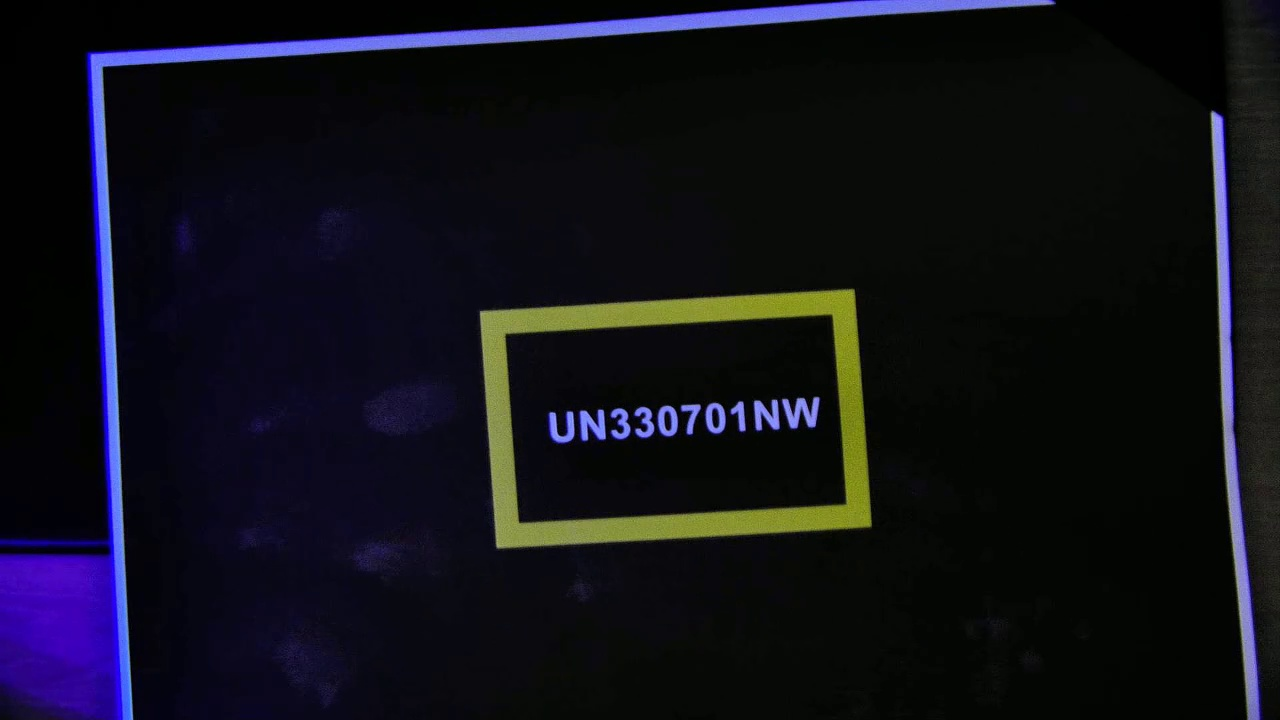
#> input picture jetson_orin_version/reference.jpg, 1280 x 720 px
$ python -i uv_ocr_watch_rectify_with_analysis.py   (imports and definitions only)
#> lines starting #> are read from the running program, lines starting #| are printed output that depends on the picture; after the words box and inside, x2 and y2 are one past the last pixel; in counts of white or black regions, pixels touching at a corner belong together
import os, time, csv, json, glob
import cv2
import numpy as np
import pyodbc

INPUT_DIR = "temp"
OUTPUT_DIR = "temp_out"
DEBUG_DIR = os.path.join(OUTPUT_DIR, "debug")
CSV_PATH = os.path.join(OUTPUT_DIR, "alignment_results.csv")
BASELINE_PATH = os.path.join(OUTPUT_DIR, "_baseline.json")

GREEN_STRICT = ((40, 60, 40), (85, 255, 255))
GREEN_RELAX  = ((30, 40, 30), (95, 255, 255))

def _log(msg):
    print(time.strftime("[%Y-%m-%d %H:%M:%S] "), msg)

# [51 lines left out: functions order_points, four_point_transform_with_margin, find_quad, not called in this run]

def enforce_landscape(img):
    return cv2.rotate(img, cv2.ROTATE_90_CLOCKWISE) if img.shape[0] > img.shape[1] else img

# [20 lines left out: function rectify_one, not called in this run]


def _largest_rect(mask):
    cnts, _ = cv2.findContours(mask, cv2.RETR_EXTERNAL, cv2.CHAIN_APPROX_SIMPLE)
    if not cnts:
        return None, None
    c = max(cnts, key=cv2.contourArea)
    x, y, w, h = cv2.boundingRect(c)
    return c, (x, y, w, h)

def _save_debug(img, path):
    try:
        cv2.imwrite(path, img)
    except Exception:
        pass

def _detect_frame_rect(img_bgr, hsv, debug_prefix=None):
    k = np.ones((7,7), np.uint8)

    lower, upper = np.array(GREEN_STRICT[0]), np.array(GREEN_STRICT[1])
    mask1 = cv2.morphologyEx(cv2.inRange(hsv, lower, upper), cv2.MORPH_CLOSE, k, iterations=1)
    _, rect = _largest_rect(mask1)
    if rect is not None and rect[2]*rect[3] > 1000:
        if debug_prefix: _save_debug(mask1, os.path.join(DEBUG_DIR, f"{debug_prefix}_frame_strict.png"))
        return rect

    lower, upper = np.array(GREEN_RELAX[0]), np.array(GREEN_RELAX[1])
    mask2 = cv2.morphologyEx(cv2.inRange(hsv, lower, upper), cv2.MORPH_CLOSE, k, iterations=1)
    _, rect = _largest_rect(mask2)
    if rect is not None and rect[2]*rect[3] > 1000:
        if debug_prefix: _save_debug(mask2, os.path.join(DEBUG_DIR, f"{debug_prefix}_frame_relax.png"))
        return rect

    # grayscale fallback
    gray = cv2.cvtColor(img_bgr, cv2.COLOR_BGR2GRAY)
    thr = cv2.threshold(gray, 0, 255, cv2.THRESH_OTSU)[1]
    thr = cv2.morphologyEx(thr, cv2.MORPH_CLOSE, k, iterations=2)
    _, rect = _largest_rect(thr)
    if rect is not None and rect[2]*rect[3] > 1000:
        if debug_prefix: _save_debug(thr, os.path.join(DEBUG_DIR, f"{debug_prefix}_frame_fallback.png"))
        return rect
    return None

def _shrink_rect(x,y,w,h, inset):
    nx = x + inset
    ny = y + inset
    nw = max(1, w - 2*inset)
    nh = max(1, h - 2*inset)
    return nx, ny, nw, nh

def _detect_panel_inside_frame(img_bgr, frame_rect, debug_prefix=None):
    x,y,w,h = frame_rect
    roi = img_bgr[y:y+h, x:x+w]
    if roi.size == 0:
        return None
    hsv = cv2.cvtColor(roi, cv2.COLOR_BGR2HSV)
    V = hsv[:,:,2]

    # Otsu bright vs dark, we want dark
    _, otsu_bin = cv2.threshold(V, 0, 255, cv2.THRESH_BINARY+cv2.THRESH_OTSU)  # bright=255
    dark1 = cv2.bitwise_not(otsu_bin)
    # Absolute low-V threshold as backup
    dark2 = cv2.inRange(V, 0, min(90, int(_+20)))
    mask = cv2.bitwise_or(dark1, dark2)

    k = np.ones((7,7), np.uint8)
    mask = cv2.morphologyEx(mask, cv2.MORPH_CLOSE, k, iterations=2)
    # pull away from bright border
    mask = cv2.erode(mask, np.ones((5,5), np.uint8), iterations=1)

    _, rect = _largest_rect(mask)
    if rect is None:
        return None

    px,py,pw,ph = rect

    # enforce: panel must be inside frame with margins
    if not (px>2 and py>2 and px+pw < w-2 and py+ph < h-2):
        # if touching borders too much, shrink heuristically
        px,py,pw,ph = max(2,px), max(2,py), min(w-4, pw), min(h-4, ph)

    # shrink panel to avoid border bleed
    inset = max(4, int(0.04*min(pw,ph)))
    sx,sy,sw,sh = _shrink_rect(px,py,pw,ph, inset)

    if debug_prefix:
        _save_debug(mask, os.path.join(DEBUG_DIR, f"{debug_prefix}_panel_mask.png"))
    return (x+sx, y+sy, sw, sh)

def _tighten_proj(bin_img, axis=0, min_frac=0.05):
    counts = (bin_img > 0).sum(axis=axis)
    length = bin_img.shape[1-axis]
    thresh = max(1, int(round(min_frac * length)))
    idx = np.where(counts >= thresh)[0]
    if idx.size == 0:
        return 0, bin_img.shape[1] if axis==0 else bin_img.shape[0]
    start, end = int(idx[0]), int(idx[-1])
    return start, end+1

def _detect_text_in_panel(img_bgr, panel_rect, debug_prefix=None):
    x,y,w,h = panel_rect
    roi = img_bgr[y:y+h, x:x+w]
    if roi.size == 0:
        return None, None

    gray = cv2.cvtColor(roi, cv2.COLOR_BGR2GRAY)
    clahe = cv2.createCLAHE(clipLimit=2.0, tileGridSize=(8,8))
    gray_c = clahe.apply(gray)

    bin_ad = cv2.adaptiveThreshold(gray_c, 255, cv2.ADAPTIVE_THRESH_GAUSSIAN_C,
                                   cv2.THRESH_BINARY, 31, -5)
    _, bin_ot = cv2.threshold(gray_c, 0, 255, cv2.THRESH_BINARY+cv2.THRESH_OTSU)
    bin_union = cv2.bitwise_or(bin_ad, bin_ot)

    # Clean noise
    bin_clean = cv2.morphologyEx(bin_union, cv2.MORPH_OPEN, cv2.getStructuringElement(cv2.MORPH_RECT,(3,3)), iterations=1)

    # Connect characters horizontally
    k_w = max(7, int(0.18 * h))
    dil = cv2.dilate(bin_clean, cv2.getStructuringElement(cv2.MORPH_RECT,(k_w,3)), iterations=1)

    # find multiple candidates
    cnts, _ = cv2.findContours(dil, cv2.RETR_EXTERNAL, cv2.CHAIN_APPROX_SIMPLE)
    if not cnts:
        if debug_prefix:
            _save_debug(bin_clean, os.path.join(DEBUG_DIR, f"{debug_prefix}_text_bin.png"))
            _save_debug(dil,       os.path.join(DEBUG_DIR, f"{debug_prefix}_text_dil.png"))
        return None, None

    panel_cy = h/2.0
    best_score, best_rect = -1, None
    for c in cnts:
        x0,y0,w0,h0 = cv2.boundingRect(c)
        area = w0*h0
        hf = h0/float(h)
        wf = w0/float(w)
        ar = w0/float(max(1,h0))

        # hard constraints
        if area < 0.01*w*h or area > 0.40*w*h:   # 不要太小/太大
            continue
        if not (0.10 <= hf <= 0.40):             # 文字高度相對面板
            continue
        if wf < 0.25:                            # 需要夠寬
            continue
        if ar < 2.0:                             # 長寬比需大於 2
            continue

        # center preference
        cy = y0 + h0/2.0
        center_score = 1.0 - min(1.0, abs(cy - panel_cy)/(h/2.0))
        width_score  = min(1.0, wf/0.8)          # 越寬越好，0.8 封頂
        height_score = 1.0 - abs(hf - 0.22)/0.22 # 偏好 ~22% 高
        score = 0.5*center_score + 0.35*width_score + 0.15*max(0.0,height_score)
        if score > best_score:
            best_score, best_rect = score, (x0,y0,w0,h0)

    if best_rect is None:
        c = max(cnts, key=cv2.contourArea)
        best_rect = cv2.boundingRect(c)

    tx,ty,tw,th = best_rect

    # tighten via projections
    y0,y1 = _tighten_proj(bin_clean[ty:ty+th, tx:tx+tw], axis=1, min_frac=0.06)
    ty2,th2 = ty+y0, max(1, y1-y0)
    x0,x1 = _tighten_proj(dil[ty2:ty2+th2, tx:tx+tw], axis=0, min_frac=0.06)
    tx2,tw2 = tx+x0, max(1, x1-x0)

    # clamp to panel
    fx = x + max(0, min(tx2, w-1))
    fy = y + max(0, min(ty2, h-1))
    fw = min(w - (fx - x), tw2)
    fh = min(h - (fy - y), th2)

    if debug_prefix:
        _save_debug(bin_clean, os.path.join(DEBUG_DIR, f"{debug_prefix}_text_bin.png"))
        _save_debug(dil,       os.path.join(DEBUG_DIR, f"{debug_prefix}_text_dil.png"))

    return (fx, fy, fw, fh), dil


def detect_rois(img_bgr, debug_prefix=None):
    os.makedirs(DEBUG_DIR, exist_ok=True)
    hsv = cv2.cvtColor(img_bgr, cv2.COLOR_BGR2HSV)

    frame_rect = _detect_frame_rect(img_bgr, hsv, debug_prefix=debug_prefix)
    if frame_rect is None:
        return None

    panel_rect = _detect_panel_inside_frame(img_bgr, frame_rect, debug_prefix=debug_prefix)
    if panel_rect is None:
        return None

    text_rect, _ = _detect_text_in_panel(img_bgr, panel_rect, debug_prefix=debug_prefix)
    if text_rect is None:
        return None

    x_p, y_p, w_p, h_p = frame_rect
    x_t, y_t, w_t, h_t = text_rect

    top_gap    = y_t - y_p
    left_gap   = x_t - x_p
    right_gap  = (x_p + w_p) - (x_t + w_t)
    bottom_gap = (y_p + h_p) - (y_t + h_t)

    rgb = cv2.cvtColor(img_bgr, cv2.COLOR_BGR2RGB)

    return {
        "rgb": rgb,
        "x_p": x_p, "y_p": y_p, "w_p": w_p, "h_p": h_p,
        "x_t": x_t, "y_t": y_t, "w_t": w_t, "h_t": h_t,
        "top_gap": top_gap, "left_gap": left_gap,
        "right_gap": right_gap, "bottom_gap": bottom_gap
    }


def annotate_and_save(result, out_path):
    rgb = result["rgb"].copy()
    x_p,y_p,w_p,h_p = result["x_p"], result["y_p"], result["w_p"], result["h_p"]
    x_t,y_t,w_t,h_t = result["x_t"], result["y_t"], result["w_t"], result["h_t"]
    top_gap,left_gap = result["top_gap"], result["left_gap"]
    right_gap,bottom_gap = result["right_gap"], result["bottom_gap"]

    cv2.rectangle(rgb, (x_p, y_p), (x_p + w_p, y_p + h_p), (0, 255, 0), 3)
    cv2.rectangle(rgb, (x_t, y_t), (x_t + w_t, y_t + h_t), (255, 0, 0), 3)

    font = cv2.FONT_HERSHEY_SIMPLEX
    cv2.putText(rgb, f"top: {top_gap}", (x_t, y_t - 20), font, 0.6, (0, 0, 0), 2)
    cv2.putText(rgb, f"left: {left_gap}", (x_t - 120, y_t + int(h_t / 2)), font, 0.6, (0, 0, 0), 2)
    cv2.putText(rgb, f"right: {right_gap}", (x_t + w_t + 10, y_t + int(h_t / 2)), font, 0.6, (0, 0, 0), 2)
    cv2.putText(rgb, f"bottom: {bottom_gap}", (x_t, y_t + h_t + 30), font, 0.6, (0, 0, 0), 2)

    cv2.putText(rgb, f"Text ROI: {w_t}x{h_t}", (x_t, y_t - 40), font, 0.6, (255, 0, 0), 2)
    cv2.putText(rgb, f"Green ROI: {w_p}x{h_p}", (x_p, y_p - 10), font, 0.6, (0, 128, 0), 2)

    bgr = cv2.cvtColor(rgb, cv2.COLOR_RGB2BGR)
    cv2.imwrite(out_path, bgr)

def compute_baseline(result):
    h_p = result["h_p"]; w_p = result["w_p"]
    h_t = result["h_t"]
    top_gap = result["top_gap"]
    left_gap = result["left_gap"]

    top_ratio = top_gap / h_p if h_p != 0 else 0.0
    left_ratio = left_gap / w_p if w_p != 0 else 0.0
    no_rotate_h = h_t
    return top_ratio, left_ratio, no_rotate_h

def analyze_against_baseline(result, baseline):
    h_p = result["h_p"]; w_p = result["w_p"]
    h_t = result["h_t"]
    top_gap = result["top_gap"]; left_gap = result["left_gap"]

    base_top_ratio = baseline["top_ratio"]
    base_left_ratio = baseline["left_ratio"]
    base_no_rotate_h = baseline["no_rotate_h"]

    expected_top = h_p * base_top_ratio
    expected_left = w_p * base_left_ratio

    delta_v = top_gap - expected_top
    v_shift = 0 if abs(delta_v) < 1e-6 else (int(round(abs(delta_v))) * (1 if delta_v > 0 else -1))

    delta_h = left_gap - expected_left
    h_shift = 0 if abs(delta_h) < 1e-6 else (int(round(abs(delta_h))) * (-1 if delta_h > 0 else 1))

    rotate_flag = 0 if (base_no_rotate_h - 6) <= h_t <= (base_no_rotate_h + 6) else 1
    return v_shift, h_shift, rotate_flag


def wait_until_stable(path, checks=3, interval=0.3, max_tries=60):
    last = -1; stable = 0
    for _ in range(max_tries):
        if not os.path.exists(path):
            time.sleep(interval); continue
        sz = os.path.getsize(path)
        if sz == last and sz > 0:
            stable += 1
            if stable >= checks:
                return True
        else:
            stable = 0; last = sz
        time.sleep(interval)
    return False

# [42 lines left out: functions clean_start, process_image_file, not called in this run]

def analyze_output_file(out_path):
#> called with out_path = '../reference.jpg'
    if not wait_until_stable(out_path):
        _log(f"[WAIT] 輸出檔案尚未穩定：{os.path.basename(out_path)}"); return

    img = cv2.imread(out_path)
#> img is the input picture: shape (720, 1280, 3); mean B, G, R 24.4, 16.1, 16.1
    if img is None:
        _log(f"[ERROR] 讀取失敗：{out_path}"); return

    fname = os.path.basename(out_path)
    stem = os.path.splitext(fname)[0]

    res = detect_rois(img, debug_prefix=stem)
#> in _detect_frame_rect, `mask1 = cv2.morphologyEx(cv2.inRange(hsv, lower, upper), cv2.MORPH_CLO..`:
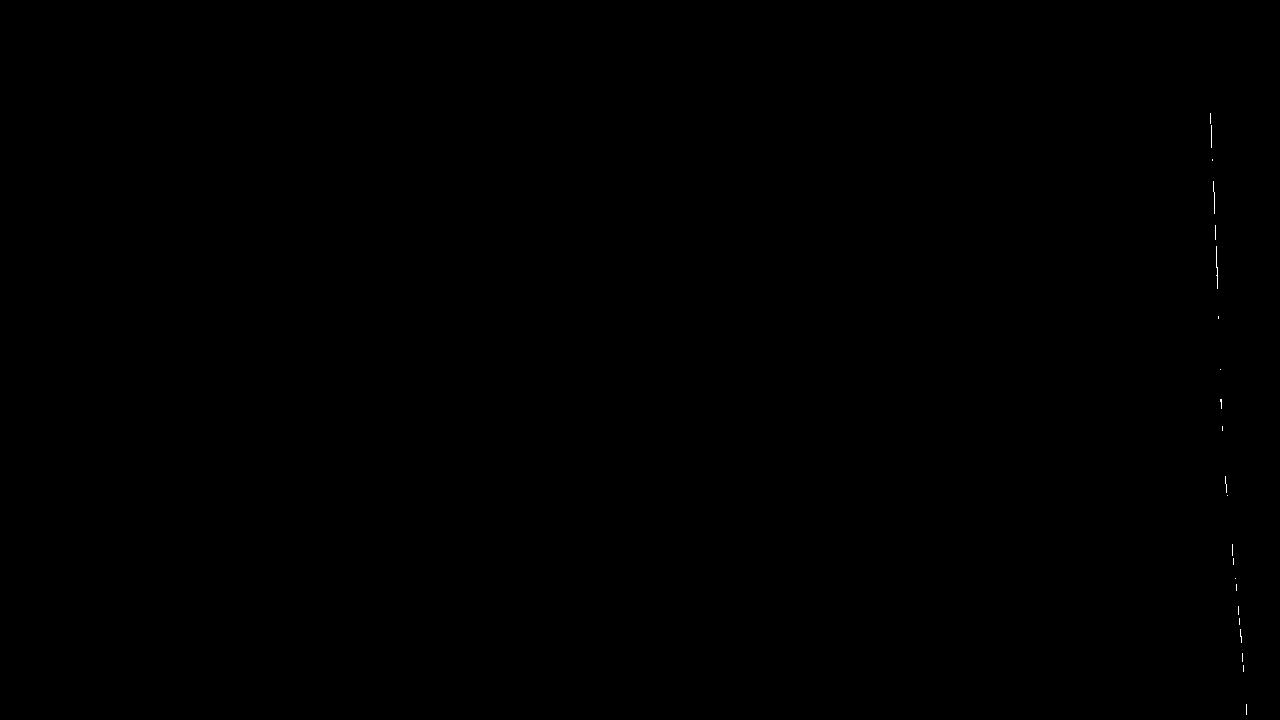
#> mask1: shape (720, 1280); 0.03% white in thin lines or dots, all inside (x1, y1, x2, y2) = (1210, 113, 1247, 715)
#> in _largest_rect, `cnts, _ = cv2.findContours(mask, cv2.RETR_EXTERNAL, cv2.CHAIN_APPROX_S..`: cnts = 22 contours, all with area under 20
#> in _largest_rect, `c = max(cnts, key=cv2.contourArea)`: c = [[1220, 399], [1220, 401], [1221, 402], [1221, 408], [1221, 399]]
#> in _largest_rect, `x, y, w, h = cv2.boundingRect(c)`: x = 1220; y = 399; w = 2; h = 10
#> in _detect_frame_rect, `_, rect = _largest_rect(mask1)`: rect = (1220, 399, 2, 10)
#> in _detect_frame_rect, `mask2 = cv2.morphologyEx(cv2.inRange(hsv, lower, upper), cv2.MORPH_CLO..`:
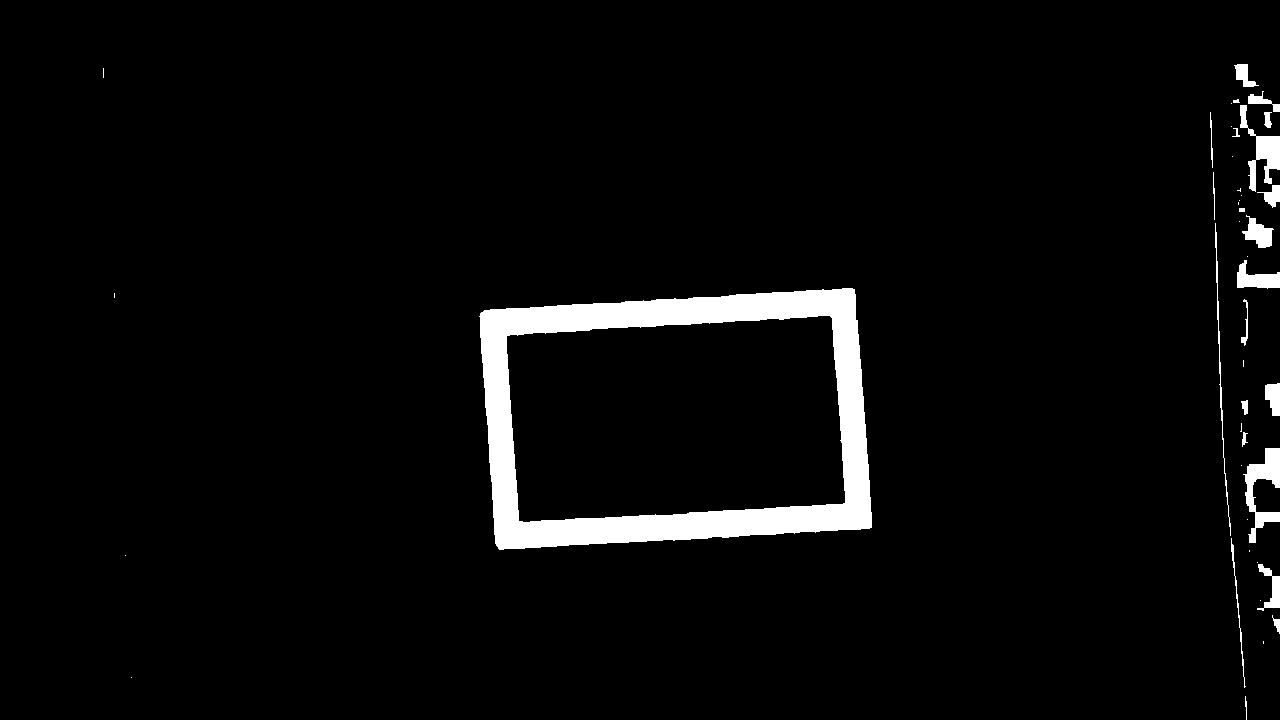
#> mask2: shape (720, 1280); 3.9% white; 44 white regions (21 under 20 px)
#> in _largest_rect (call 2), `cnts, _ = cv2.findContours(mask, cv2.RETR_EXTERNAL, cv2.CHAIN_APPROX_S..`: cnts = 44 contours, 26 with area under 20; largest, box (x1, y1, x2, y2) and area: (479, 288, 872, 550) 90256, (1243, 448, 1280, 543) 1296, (1240, 105, 1280, 192) 1008, (1237, 260, 1280, 289) 606, (1242, 215, 1274, 248) 489
#> in _detect_frame_rect, `_, rect = _largest_rect(mask2)`: rect = (479, 288, 393, 262)
#> in _detect_panel_inside_frame, `x,y,w,h = frame_rect`: x = 479; y = 288; w = 393; h = 262
#> in _detect_panel_inside_frame, `roi = img_bgr[y:y+h, x:x+w]`:
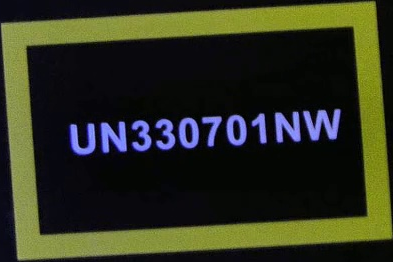
#> roi: shape (262, 393, 3); mean B, G, R 31.3, 50, 46.7
#> in _detect_panel_inside_frame, `V = hsv[:,:,2]`:
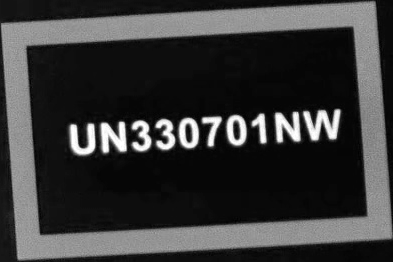
#> V: shape (262, 393); min 0, max 255, mean 56.9
#> in _detect_panel_inside_frame, `_, otsu_bin = cv2.threshold(V, 0, 255, cv2.THRESH_BINARY+cv2.THRESH_OT..`:
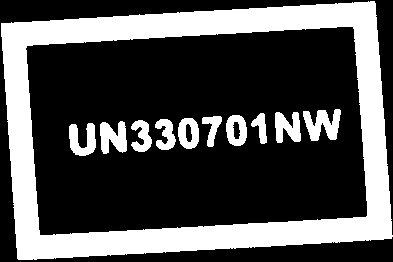
#> otsu_bin: shape (262, 393); 31% white; 11 white regions, largest, box (x1, y1, x2, y2) and area: (1, 1, 393, 260) 27127, (303, 109, 341, 141) 740, (100, 121, 127, 154) 628
#> in _detect_panel_inside_frame, `mask = cv2.erode(mask, np.ones((5,5), np.uint8), iterations=1)`:
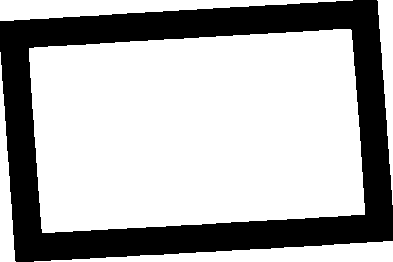
#> mask: shape (262, 393); 69.3% white; 1 black region
#> in _largest_rect (call 3), `cnts, _ = cv2.findContours(mask, cv2.RETR_EXTERNAL, cv2.CHAIN_APPROX_S..`: cnts = 5 contours; box (x1, y1, x2, y2) and area: (29, 29, 365, 233) 59992, (0, 0, 353, 21) 3446, (34, 241, 393, 262) 3412, (0, 52, 16, 262) 1468, (377, 0, 393, 205) 1418
#> in _detect_panel_inside_frame, `_, rect = _largest_rect(mask)`: rect = (29, 29, 336, 204)
#> in _detect_panel_inside_frame, `px,py,pw,ph = rect`: px = 29; pw = 336; ph = 204
#> in _detect_panel_inside_frame, `inset = max(4, int(0.04*min(pw,ph)))`: inset = 8
#> in _shrink_rect, `nx = x + inset`: nx = 37
#> in _shrink_rect, `nw = max(1, w - 2*inset)`: nw = 320
#> in _shrink_rect, `nh = max(1, h - 2*inset)`: nh = 188
#> in _detect_panel_inside_frame, `sx,sy,sw,sh = _shrink_rect(px,py,pw,ph, inset)`: sx = 37; sw = 320; sh = 188
#> in detect_rois, `panel_rect = _detect_panel_inside_frame(img_bgr, frame_rect, debug_pre..`: panel_rect = (516, 325, 320, 188)
#> in _detect_text_in_panel, `x,y,w,h = panel_rect`: x = 516; y = 325; w = 320; h = 188
#> in _detect_text_in_panel, `bin_ad = cv2.adaptiveThreshold(gray_c, 255, cv2.ADAPTIVE_THRESH_GAUSSI..`:
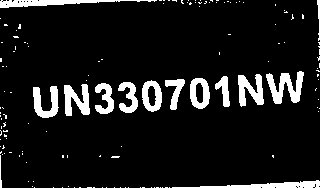
#> bin_ad: shape (188, 320); 9.5% white; 141 white regions (127 under 20 px), largest, box (x1, y1, x2, y2) and area: (266, 71, 304, 104) 646, (0, 0, 157, 8) 588, (172, 180, 320, 188) 525
#> (the rest of the program and of its run is left out)
